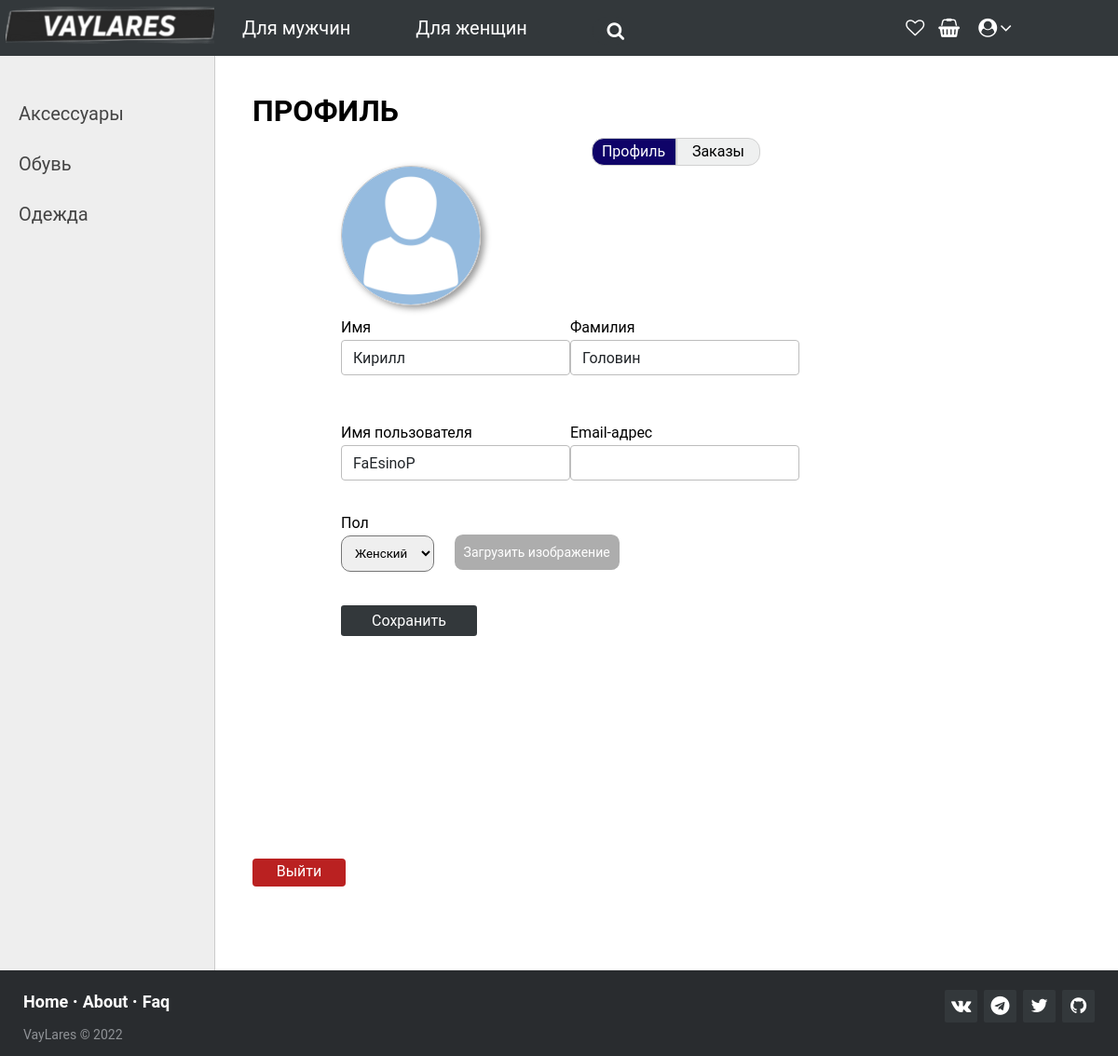
/profile/ (signed in), run on the app's committed database.
### clothes/models.py (models this page shows, shortened)
class Category(models.Model):
    category_name = models.CharField(max_length=100, db_index=True)
    slug = models.SlugField(max_length=255, unique=True, db_index=True, verbose_name="URL", null=True)
    def get_absolute_url(self):
        return reverse('category', kwargs={'category_slug': self.slug})
    class Meta:  # Используется в админ-панели
        verbose_name = 'Категории'
        verbose_name_plural = 'Категории'
        ordering = ['id']

class User(AbstractUser):
    Man = 'Мужcкой'
    Woman = 'Женский'
    GENDERS = [
        (Man, 'Мужcкой'),
        (Woman, 'Женский'),
    ]
    gender = models.CharField(max_length=15, choices=GENDERS, default=Man)
    image = models.ImageField(upload_to='user-images', null=True, blank=True)
    class Meta:
        verbose_name = 'Пользователи'
        verbose_name_plural = 'Пользователи'
        ordering = ['id']

### clothes/views.py (the view, shortened to what this page needs)
# urls.py: path('profile/', Profile.as_view(), name='profile'),
class Profile(LoginRequiredMixin, DataMixin, UpdateView):
    form_class = UserProfileForm
    template_name = 'clothes/profile.html'
    raise_exception = True
    def get_context_data(self, *, object_list=None, **kwargs):
        context = super().get_context_data(**kwargs)
        c_def = self.get_user_context(title='Профиль')
        return dict(list(context.items()) + list(c_def.items()))
    def get_object(self, queryset=None):
        return self.request.user

### clothes/forms.py
class UserProfileForm(UserChangeForm):
    fields = ['first_name', 'last_name', 'image', 'username', 'gender', 'email']
    class Meta:
        model = User
        fields = ('first_name', 'last_name', 'image', 'username', 'gender', 'email')
        widgets = {
            'first_name': forms.TextInput(attrs={'class': 'text-field__input'}),
            'last_name': forms.TextInput(attrs={'class': 'text-field__input'}),
            'username': forms.TextInput(attrs={'class': 'text-field__input'}),
            'gender': forms.Select(attrs={'class': 'gender-select'}),
            'email': forms.TextInput(attrs={'class': 'text-field__input'}),
            'image': forms.FileInput(attrs={'class': 'custom-file-input'}),
        }

### cart/cart.py (called while the page is built)
    def __len__(self):
        return sum(item['quantity'] for item in self.cart.values())

### cart/context_processors.py (called while the page is built)
def cart(request):
    return {'cart': Cart(request)}

### clothes/Favourites.py (called while the page is built)
    def __len__(self):
        return len(self.fav)

### clothes/context_processors.py (called while the page is built)
def fav(request):
    return {'fav': Favour(request)}

### clothes/templates/clothes/profile.html (shortened to what this page needs)
{% extends 'clothes/base.html' %}
{% load static %}
{% block content %}
<h1>ПРОФИЛЬ</h1>
<div class="profile-flex-container">
    <div class="profile-item1-selected">Профиль</div>
    <a href="{% url 'orders' %}" class="profile-item2">Заказы</a>
</div>
<div class="container">
    <div class="form-group row">
        <div class="avatar">
            <div class="avatar-container avatar-size">
                <img class="avatar-img"
                     src="{% if user.image %} {{ user.image.url }} {% else %} {% static 'clothes/images/default-avatar.jpeg' %} {% endif %}">
            </div>
        </div>
    </div>
    <form method="post" enctype="multipart/form-data">
        <div class="login-wrapper">
            <div class="login-content">
                <div class="form-group row">
                    <div class="form-group">
                        <label for="{{ form.first_name.id_for_label }}" class="text-field__label">Имя</label>
                        {{ form.first_name }}
                    </div>
                    <div>
                        <label for="{{ form.last_name.id_for_label }}" class="text-field__label">Фамилия</label>
                        {{ form.last_name }}
                    </div>
                </div>
                <div class="form-group row">
                    <div>
                        <label for="inputUsername" class="text-field__label">Имя пользователя</label>
                        {{ form.username }}
                    </div>
                    <div>
                        <label for="inputEmail" class="text-field__label">Email-адрес</label>
                        {{ form.email }}
                    </div>
                </div>
                <div class="form-group row">
                    <div>
                        <label for="{{ form.gender.id_for_label }}" class="text-field__label">Пол</label>
                        {{ form.gender }}
                    </div>
                    <label class="input-file">
                        <span>Загрузить изображение</span>
                    </label>
                </div>
                <div class="form-group row">
                    <div>
                        <button type="submit" class="button-form">Сохранить</button>
                    </div>
                </div>
            </div>
        </div>
    </form>
</div>
<a href="{% url 'logout' %}" class="logout">Выйти</a>
{% endblock content %}

### clothes/templates/clothes/base.html (shortened to what this page needs)
{% load static %}
<!DOCTYPE html>
<html lang="ru">
<head>
    <link type="text/css" href="{% static 'clothes/css/styles.css' %}" rel="stylesheet"/>
    <link href="//netdna.bootstrapcdn.com/font-awesome/4.7.0/css/font-awesome.css" rel="stylesheet"/>
</head>
<body>
{% block header %}
<div class="header">
    <ul id="mainmenu" class="mainmenu">
        <li class="logo">
            <a href="{% url 'home' %}">
                <div class="logo"></div>
            </a>
        </li>
        {% for m in menu %}
        {% if m.title == gender_selected %}
        <li class="gender-selected">{{m.title}}</li>
        {% else %}
        <li><a href="{% url m.url_name %}">{{m.title}}</a></li>
        {% endif %}
        {% endfor %}
        <li>
            <div class="search-box">
                <form name="search" action="{% url 'home' %}">
                    <button class="btn-search"><i class="fa fa-search"></i></button>
                    <input type="text" class="input-search" placeholder="Поиск..." name="search">
                </form>
            </div>
        </li>
        <div class="last">
            <li style="	margin: 18px 10px 0 0">
                {% with cart_items=cart|length %}
                {% with fav_items=fav|length %}
                <span class="cart-icon">
                    <a class="fa fa-heart-o" href="{% url 'fav_detail' %}"></a>
                </span>
                <span class="cart-icon">
                    <a class="fa fa-shopping-basket" href="{% url 'cart:cart_detail' %}"></a>
            </span>
            </li>
            <li style="	margin: 18px 114px 0 0">
                {% if request.user.is_authenticated %}
                <a href="{% url 'profile' %}" class="submenu-link"><i class="fa fa-user-circle"></i></a>
                {% else %}
                <a href="{% url 'login' %}">Войти <i class="fa fa-sign-in"> </i></a>
                {% endif %}
            </li>
        </div>
    </ul>
    {% endwith %}
    {% endwith %}
</div>
{% endblock header %}
<table class="table-content" border=0 cellpadding="0" cellspacing="0">
    <tr>
        <td valign="top" class="left-chapters">
            <ul id="leftchapters">
                {% for c in cats %}
                {% if c.clothes__count > 0 %}
                {% if c.pk == cat_selected %}
                <li class="selected">{{c.category_name}}</li>
                {% for sc in subcats %}
                {% if sc.category_id == c.pk %}
                {% if sc.pk == subcat_selected %}
                <li class="subselected">{{sc.subcategory_name}}</li>
                {% else %}
                <li><a class="subcat" href="{{ sc.get_absolute_url }}">{{sc.subcategory_name}}</a></li>
                {% endif %}
                {% endif %}
                {% endfor %}
                {% else %}
                <li><a href="{{ c.get_absolute_url }}">{{c.category_name}}</a></li>
                {% endif %}
                {% endif %}
                {% endfor %}
            </ul>
        </td>
        <td valign="top" class="content">
            {% block content %}
            {% endblock %}
        </td>
    </tr>
</table>
<footer class="footer-distributed">
    <div class="footer-right">
        <a href="https://vk.com/lex_faesinop"><i class="fa fa-vk"></i></a>
        <a href="https://t.me/A1exander7"><i class="fa fa-telegram"></i></a>
        <a href="https://www.twitter.com"><i class="fa fa-twitter"></i></a>
        <a href="https://github.com/FaEsinoP"><i class="fa fa-github"></i></a>
    </div>
    <div class="footer-left">
        <p class="footer-links">
            <a class="link-1" href="{% url 'home' %}">Home</a>
            <a href="{% url 'about' %}">About</a>
            <a href="{% url 'faq' %}">Faq</a>
        </p>
        <p>VayLares &copy; 2022</p>
    </div>
</footer>
</body>
</html>

### data on the page
Category: category_name "Аксессуары"
Category: category_name "Обувь"
Category: category_name "Одежда"
User: first_name "Кирилл", last_name "Головин", username "FaEsinoP", gender "Женский"

### other printed values
{{ m.title }} "Для мужчин" "Для женщин"
